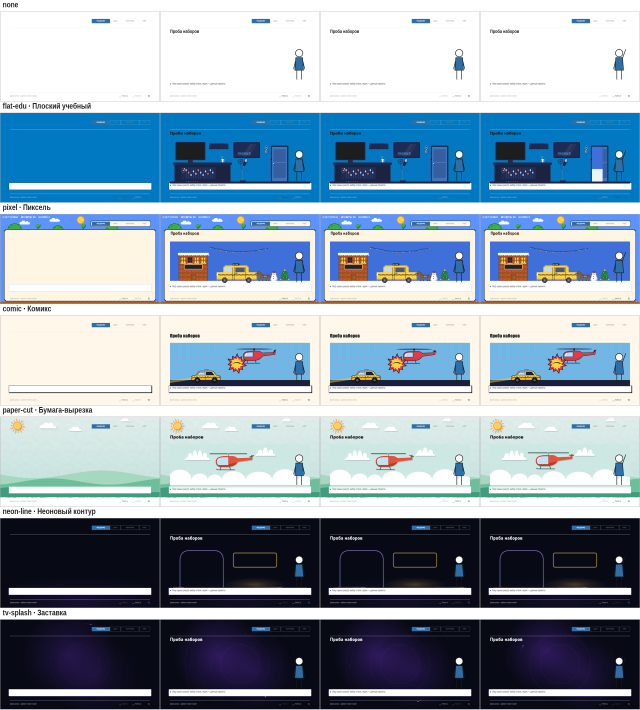
#> input picture motion-studio/catalog/img/kits-sheet.png, 1920 x 2128 px (shown at 1/3 size)
$ python -i cutout.py   (imports and definitions only)
#> lines starting #> are read from the running program, lines starting #| are printed output that depends on the picture; after the words box and inside, x2 and y2 are one past the last pixel; in counts of white or black regions, pixels touching at a corner belong together
### motion-studio/template/engine/deps.py
# -*- coding: utf-8 -*-
"""Чего не хватает на машине и чем это поставить — одно место для команд движка.

    import deps
    deps.need('imageio_ffmpeg')                                # первая строка команды: нет пакета — строка и код 2
    for name, command in deps.missing(chrome=True): ...        # [(имя, команда установки)]; пусто — всё на месте
    sys.exit(deps.run(main))                                   # точка входа: нехватка — одна строка, без трассировки

Что нужно движку: пакеты Python (Pillow, imageio-ffmpeg — с ним приходит ffmpeg; fontTools — только для
video/tools/fix_font.py), Node.js и набор Node в engine/video/node_modules — ссылка на общую установку
`~/.motion-studio/node_modules` (другая папка — переменная MOTION_NODE_MODULES), Chrome в кэше HyperFrames. Всё это
одной командой ставит `<скил>/tools/setup.py install`; здесь — только названия и команды, сам модуль ничего не ставит
и в сеть не ходит.

Набор Node и минимум Node нигде в коде не переписаны: это `dependencies` и `engines.node` файла
engine/video/package.json (сейчас gsap, hyperframes, lottie-web, puppeteer-core; Node 22). Минимум Python — PYTHON_MIN
здесь; его же называют tools/setup.py и RENDER.md пакета на рендер. Команды в подсказках зовут интерпретатор, которым
запущена сама команда (sys.executable): голый `python` на чужой машине может оказаться не тем или зависнуть.
"""
import importlib.util
import json
import os
import re
import shutil
import subprocess
import sys
from pathlib import Path

ENGINE = Path(__file__).resolve().parent
VIDEO = ENGINE / 'video'
NODE_MODULES = VIDEO / 'node_modules'
ENV_NODE_MODULES = 'MOTION_NODE_MODULES'
SHARED_HOME = '.motion-studio'                   # общая установка: ~/.motion-studio/node_modules
PACKAGE_JSON = VIDEO / 'package.json'            # набор Node (dependencies) и минимум Node (engines.node)
PYTHON = sys.executable or 'python'              # интерпретатор этой команды: им же зовут pip и setup.py в подсказках
PYTHON_MIN = (3, 10)                             # минимум Python: один на setup.py, RENDER.md пакета и документы
PY_PACKAGES = {'PIL': 'Pillow', 'imageio_ffmpeg': 'imageio-ffmpeg', 'fontTools': 'fonttools'}   # модуль → пакет pip
PY_REQUIRED = ('PIL', 'imageio_ffmpeg')          # без них не идёт ни сборка, ни проверка
NODE_INSTALL = 'winget install OpenJS.NodeJS.LTS  (или установщик LTS с https://nodejs.org)'


def _read_package():
    """(пакеты набора Node, минимум Node) из engine/video/package.json: dependencies и engines.node («>=22»)."""
    try:
        with open(PACKAGE_JSON, encoding='utf-8') as fh:
            data = json.load(fh)
        return tuple(sorted(data['dependencies'])), int(re.match(r'\s*>=\s*(\d+)', data['engines']['node']).group(1))
    except (OSError, ValueError, KeyError, TypeError, AttributeError) as e:
        raise SystemExit('ОШИБКА: не читается %s (%s: %s) — в нём набор Node движка (dependencies) и минимум Node '
                         '(engines.node «>=N»); движок скопирован не целиком' % (PACKAGE_JSON, type(e).__name__, e))


# [8 lines left out: function setup_command, not called in this run]


NODE_PACKAGES, NODE_MIN = _read_package()        # HyperFrames 0.9.x: engines.node >= 22
SETUP = setup_command()


# [6 lines left out: function shared_node_modules, not called in this run]


def pip_command(package):
    return '"%s" -m pip install %s' % (PYTHON, package)


# [73 lines left out: functions package_version, node_version, find_chrome, _importable, need, missing, not called in this run]


def report(lost):
    """Строки «нет X — поставь: команда» для печати."""
    return ['нет: %s — поставь: %s' % (name, cmd) for name, cmd in lost]


# [32 lines left out: functions explain, run, not called in this run]

### motion-studio/template/engine/tools/cutout.py
# -*- coding: utf-8 -*-
"""Вырезка предмета с ровного фона: PNG с прозрачностью, чистой кромкой и запасом поля под движение.

    python engine/tools/cutout.py <вход.png|jpg|webp> -o <выход.png> [--margin 0.15] [--tol 24] [--scale 1]
                                   [--model] [--sheet] [--bg "#3a6ea5"]

Обычный режим (PIL, без сети) — для картинки на ровном нейтральном фоне: так просят генерировать предметы
(`templates/picture-list.md`). Фон — цвет по четырём углам; фоном считаются пиксели, близкие к нему по всем каналам
(`--tol`) и связанные с краем листа. На кромке (3 px от фона) альфа — проекция цвета пикселя на прямую «фон → предмет»,
а цвет — обратное смешение с фоном (`C = a·F + (1 − a)·B`): предмет получает свой цвет, а не светлую кайму фона.
Дальше альфа сжимается на 1 px и растушёвывается на 0,6 px, цвет прозрачных пикселей ведётся к цвету предмета, чтобы
при масштабировании и сжатии видео не вылезал ореол. Образец — матовка открытки (`matte.py`), обобщённая с белого фона
на любой ровный.

--model — вместо цвета фона маску даёт `hyperframes remove-background` из общей установки (локальная модель
`u2net_human_seg`, на процессоре; ≈ 8 с на картинку 640×800, ≈ 340 МБ памяти). Нужны пакет onnxruntime-node 1.21.1
(`npm.cmd install onnxruntime-node@1.21.1 --save-exact` в общей папке `~/.motion-studio`; в набор шаблона он не входит,
и `npm ci` его уберёт) и веса (≈ 176 МБ, первый запуск скачивает их в `~/.cache/hyperframes/background-removal/models`;
дальше сети не нужно — проверено запретом сети в Node). Проверено на нарисованной фигуре на неровном фоне: фигура
вырезана, но с мусором — куски фона, похожие на человека, остались. Модель обучена на людях, предметы режет плохо: на
нарисованном яблоке с неровным фоном круг взят, а плодоножка и листок потеряны. Для предмета — ровный фон и вырезка по
цвету (без `--model`). Настоящее фото человека не пробовали. Нет общей установки — строка с командой.

--margin — запас поля вокруг предмета, доля большей стороны предмета (по умолчанию 0,15): вырезка обрезается по
предмету и обводится прозрачным полем, чтобы движение (качание, дыхание, рост) не упиралось в край. --scale — во
сколько раз уменьшить (или увеличить) результат; картинку просят вдвое больше нужного и уменьшают.
--sheet — контрольный лист рядом с результатом (`<выход>-sheet.png`): предмет на чёрном, белом и заданном `--bg`
фоне; ореол по кромке виден на чёрном, дыры — на белом.
"""
import argparse
import math
import os
import shutil
import subprocess
import sys
import tempfile
from pathlib import Path

sys.dont_write_bytecode = True
# [3 lines not run here, left out]
sys.path.insert(0, os.path.dirname(os.path.dirname(os.path.abspath(__file__))))      # <проект>/engine
import deps  # noqa: E402

TOL = 24            # допуск цвета фона по каждому каналу (шум JPEG, лёгкий градиент)
EDGE = 3            # px: ширина кромки, где считается смесь с фоном
CHOKE = 1           # px: на сколько альфа сжата внутрь (против светлой каймы)
FEATHER = 0.6       # px: растушёвка альфы после сжатия
MIN_CONTRAST = 900  # |предмет − фон|²: меньше — предмет цветом сливается с фоном, смесь не разделить, альфа = 1
CORNER = 0.04       # доля стороны: угловой участок, по которому берётся цвет фона
VISIBLE = 8         # альфа выше этого — предмет есть (для рамки и поля)
HF_BIN_REL = ('hyperframes', 'bin', 'hyperframes.mjs')
MODEL_NAME = 'u2net_human_seg'


# [7 lines left out: function parse_color, not called in this run]


def background_color(img):
    """Цвет фона: медиана по четырём угловым участкам. Возвращает (цвет, разброс между углами по каналам)."""
    from PIL import ImageStat
    w, h = img.size
    pw, ph = max(2, int(w * CORNER)), max(2, int(h * CORNER))
    boxes = [(0, 0, pw, ph), (w - pw, 0, w, ph), (0, h - ph, pw, h), (w - pw, h - ph, w, h)]
    cols = [ImageStat.Stat(img.crop(b)).median[:3] for b in boxes]
    med = tuple(sum(sorted(c[i] for c in cols)[1:3]) / 2 for i in range(3))     # среднее двух средних из четырёх
    spread = max(max(c[i] for c in cols) - min(c[i] for c in cols) for i in range(3))
    return tuple(int(round(v)) for v in med), spread


def _near_bg(img, bg, tol):
    """L-маска: 255 там, где пиксель в пределах tol от цвета фона по каждому каналу."""
    from PIL import Image, ImageChops
    diff = ImageChops.difference(img.convert('RGB'), Image.new('RGB', img.size, bg))
    out = None
    for ch in diff.split():
        m = ch.point(lambda v: 255 if v <= tol else 0)
        out = m if out is None else ImageChops.darker(out, m)
    return out


def background_mask(img, tol=TOL, bg=None):
    """L-маска фона (255): пиксели цвета фона, связанные с краем листа. Связность считается на уменьшенной копии,
    затем маска уточняется до пикселя и прорастает в соседние пиксели цвета фона."""
    from collections import deque
    from PIL import Image, ImageChops, ImageFilter
    img = img.convert('RGB')
    w, h = img.size
    if bg is None:
        bg, _ = background_color(img)
    cand = _near_bg(img, bg, tol)
    f = max(1, math.ceil(max(w, h) / 600))
    sw, sh = max(1, w // f), max(1, h // f)
    small = cand.resize((sw, sh), Image.BOX).point(lambda v: 255 if v >= 250 else 0)
    sd = small.tobytes()
    seen = bytearray(sw * sh)
    q = deque()
    for x in range(sw):
        for y in (0, sh - 1):
            i = y * sw + x
            if sd[i] and not seen[i]:
                seen[i] = 1
                q.append(i)
    for y in range(sh):
        for x in (0, sw - 1):
            i = y * sw + x
            if sd[i] and not seen[i]:
                seen[i] = 1
                q.append(i)
    while q:
        i = q.popleft()
        y, x = divmod(i, sw)
        for j in ((i - 1) if x > 0 else -1, (i + 1) if x < sw - 1 else -1, (i - sw) if y > 0 else -1, (i + sw) if y < sh - 1 else -1):
            if j >= 0 and sd[j] and not seen[j]:
                seen[j] = 1
                q.append(j)
    comp = Image.frombytes('L', (sw, sh), bytes(255 if v else 0 for v in seen)).resize((w, h), Image.NEAREST)
    bgm = ImageChops.darker(comp, cand)
    for _ in range(f * 2 + 2):                              # прорастание в пиксели цвета фона у границ блоков
        bgm = ImageChops.lighter(bgm, ImageChops.darker(bgm.filter(ImageFilter.MaxFilter(3)), cand))
    return bgm


def _subject_color(rgb, core):
    """Цвет предмета у кромки: усреднение ближних пикселей ядра (далеких от фона) с растеканием по радиусам."""
    from PIL import Image, ImageChops, ImageFilter, ImageMath
    r, g, b = rgb.split()
    prem = [ImageChops.multiply(c, core) for c in (r, g, b)]
    est = None
    for rad in (16, 6, 2):
        den = core.filter(ImageFilter.GaussianBlur(rad))
        ok = den.point(lambda v: 255 if v >= 4 else 0)
        cur = [ImageMath.lambda_eval(lambda e: e['n'] * 255.0 / (e['d'] + (e['d'] == 0)),
                                     n=p.filter(ImageFilter.GaussianBlur(rad)).convert('F'), d=den.convert('F')).convert('L')
               for p in prem]
        est = cur if est is None else [Image.composite(c, o, ok) for c, o in zip(cur, est)]
    return est


def cutout(img, tol=TOL, bg=None):
    """RGB-исходник на ровном фоне → RGBA-вырезка того же размера (поле и обрезка — `add_margin`)."""
    from PIL import Image, ImageChops, ImageFilter
    img = img.convert('RGB')
    w, h = img.size
    if bg is None:
        bg, _ = background_color(img)
    mask = background_mask(img, tol, bg)
    near = mask.filter(ImageFilter.MaxFilter(2 * EDGE + 1))                 # фон и кромка вокруг него
    core = ImageChops.invert(mask.filter(ImageFilter.MaxFilter(2 * EDGE + 3)))
    est = _subject_color(img, core)
    r, g, b = (bytearray(c.tobytes()) for c in img.split())
    fr, fg, fb = (c.tobytes() for c in est)
    mk, nr = mask.tobytes(), near.tobytes()
    alpha = bytearray(b'\xff' * (w * h))
    for i, v in enumerate(nr):
        if not v:
            continue
        if mk[i]:
            alpha[i] = 0
            continue
        dr, dg, db = fr[i] - bg[0], fg[i] - bg[1], fb[i] - bg[2]
        dd = dr * dr + dg * dg + db * db
        if dd < MIN_CONTRAST:
            continue
        a = ((r[i] - bg[0]) * dr + (g[i] - bg[1]) * dg + (b[i] - bg[2]) * db) / dd
        a = min(1.0, max(0.0, a))
        if a < 0.03:
            alpha[i] = 0
            continue
        if a > 0.97:
            continue
        alpha[i] = round(a * 255)
        for ch, bc, fc in ((r, bg[0], fr[i]), (g, bg[1], fg[i]), (b, bg[2], fb[i])):
            un = (ch[i] - (1 - a) * bc) / a
            un = min(255.0, max(0.0, un))
            ch[i] = round(fc + (un - fc) * a * a)
    return _finish(Image.merge('RGB', [Image.frombytes('L', (w, h), bytes(c)) for c in (r, g, b)]),
                   Image.frombytes('L', (w, h), bytes(alpha)), est)


def _finish(rgb, alpha, est):
    """Сжатие и растушёвка альфы; цвет пикселей, где альфа не полная, — цвет предмета (est), если исходного нет."""
    from PIL import Image, ImageChops, ImageFilter
    a = alpha
    for _ in range(CHOKE):
        a = a.filter(ImageFilter.MinFilter(3))
    a = a.filter(ImageFilter.GaussianBlur(FEATHER))
    # где исходная альфа нулевая — цвета предмета нет, берём оценку; где частичная — смешанный цвет, он уже очищен
    zero = alpha.point(lambda v: 255 if v == 0 else 0)
    chans = [Image.composite(e, c, zero) for c, e in zip(rgb.split(), est)]
    return Image.merge('RGBA', chans + [a])


# [15 lines left out: function refine_model, not called in this run]


def add_margin(rgba, margin=0.15):
    """Обрезать по предмету и обвести прозрачным полем margin × большая сторона предмета с каждой стороны."""
    from PIL import Image
    box = rgba.split()[3].point(lambda v: 255 if v > VISIBLE else 0).getbbox()
    if box is None:
        raise SystemExit('ОШИБКА: на картинке не нашлось предмета — вся она оказалась фоном. Проверь фон и --tol')
    sub = rgba.crop(box)
    pad = int(round(margin * max(sub.size)))
    out = Image.new('RGBA', (sub.width + 2 * pad, sub.height + 2 * pad), (0, 0, 0, 0))
    out.paste(sub, (pad, pad))
    return out


# [66 lines left out: functions sheet, hyperframes_bin, ffprobe_path, run_model, not called in this run]


def process(src, dst, margin=0.15, tol=TOL, scale=1.0, model=False, sheet_bg=None, make_sheet=False):
    """Вырезать src → dst (PNG); вернуть путь листа или None."""
#> called with src = '../../../catalog/img/kits-sheet.png', dst = 'out.png', margin = 0.15, tol = 24, scale = 1, model = False, make_sheet = False
    from PIL import Image
    src, dst = str(src), str(dst)
    if model:
        with tempfile.TemporaryDirectory() as tmp:
            raw = os.path.join(tmp, 'model.png')
            run_model(src, raw)
            res = refine_model(Image.open(raw))
    else:
        res = cutout(Image.open(src), tol)
#> in cutout, img is the input picture: PIL image 1920x2128 RGB; mean R, G, B 145.7, 162.4, 177
#> in background_color, `cols = [ImageStat.Stat(img.crop(b)).median[:3] for b in boxes]`: cols = [[255, 255, 255], [255, 255, 255], [7, 9, 20], [7, 9, 20]]
#> in background_color, `med = tuple(sum(sorted(c[i] for c in cols)[1:3]) / 2 for i in range(3))`: med = (131, 132, 137.5)
#> in background_color, `spread = max(max(c[i] for c in cols) - min(c[i] for c in cols) for i i..`: spread = 248
#> in cutout, `bg, _ = background_color(img)`: bg = (131, 132, 138)
#> in _near_bg, `diff = ImageChops.difference(img.convert('RGB'), Image.new('RGB', img...`:
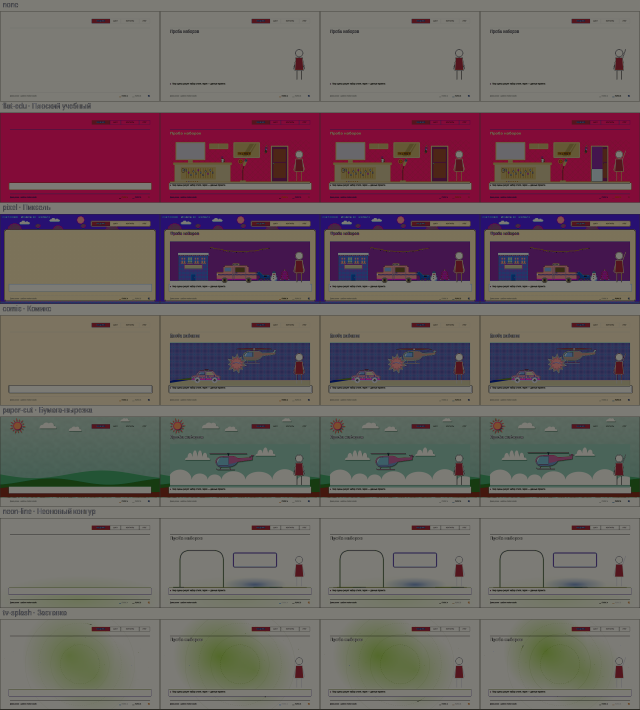
#> diff: PIL image 1920x2128 RGB (shown at 1/3 size); mean R, G, B 108.8, 95.7, 96.4
#> the loop in _near_bg, `for ch in diff.split():` made 3 passes
#> pass 1, in _near_bg, `m = ch.point(lambda v: 255 if v <= tol else 0)`:
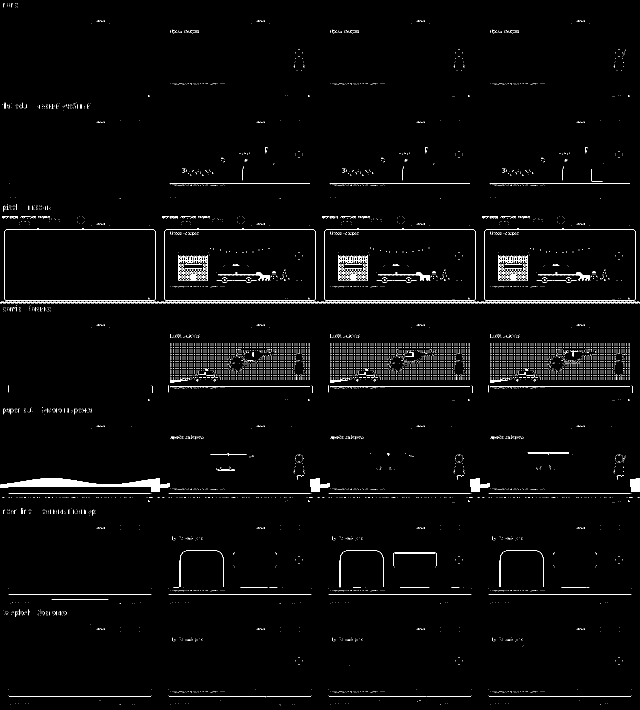
#> m: PIL image 1920x2128 L (shown at 1/3 size); 1.5% white; 15847 white regions (15699 under 20 px), largest, box (x1, y1, x2, y2) and area: (1, 1435, 479, 1476) 7253, (13, 689, 467, 903) 1312, (493, 689, 947, 903) 1312
#> after the loop in _near_bg, `for ch in diff.split():`:
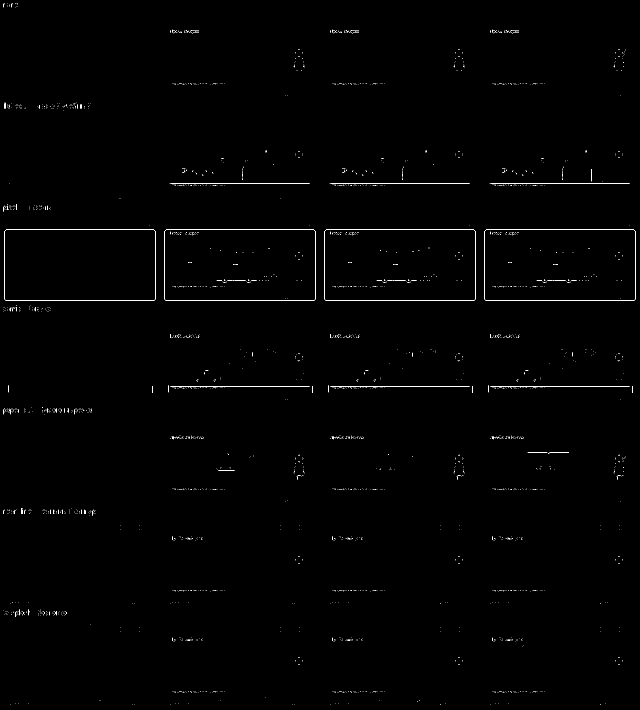
#> out: PIL image 1920x2128 L (shown at 1/3 size); 0.34% white in thin lines or dots
#> in _subject_color, `r, g, b = rgb.split()`:
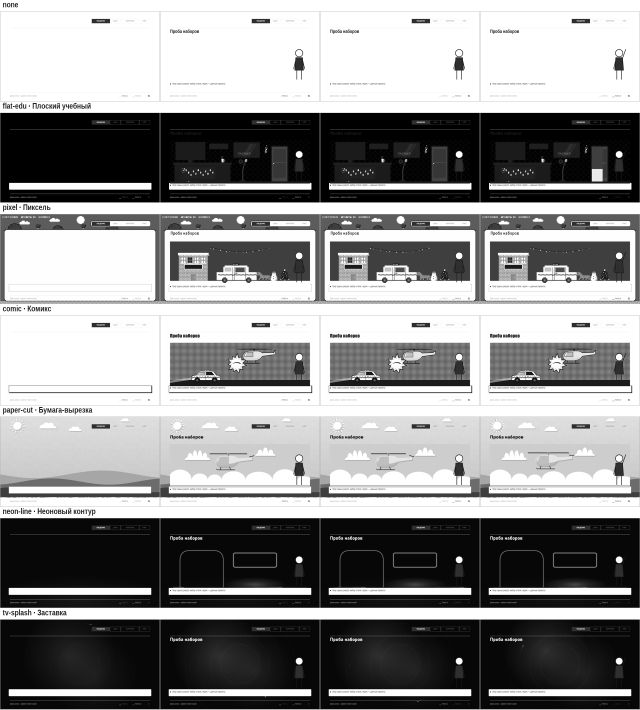
#> r: PIL image 1920x2128 L (shown at 1/3 size); min 0, max 255, mean 145.7
#> in _subject_color, `r, g, b = rgb.split()`:
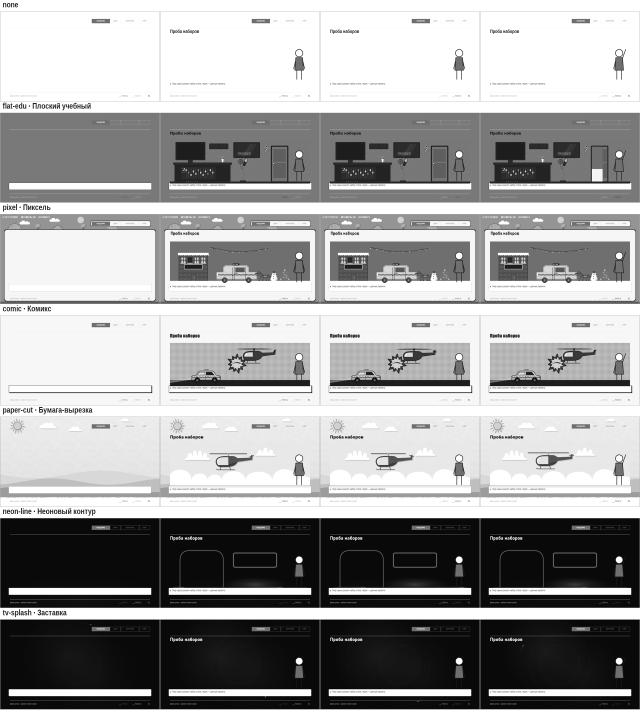
#> g: PIL image 1920x2128 L (shown at 1/3 size); min 0, max 255, mean 162.4
#> in _subject_color, `r, g, b = rgb.split()`:
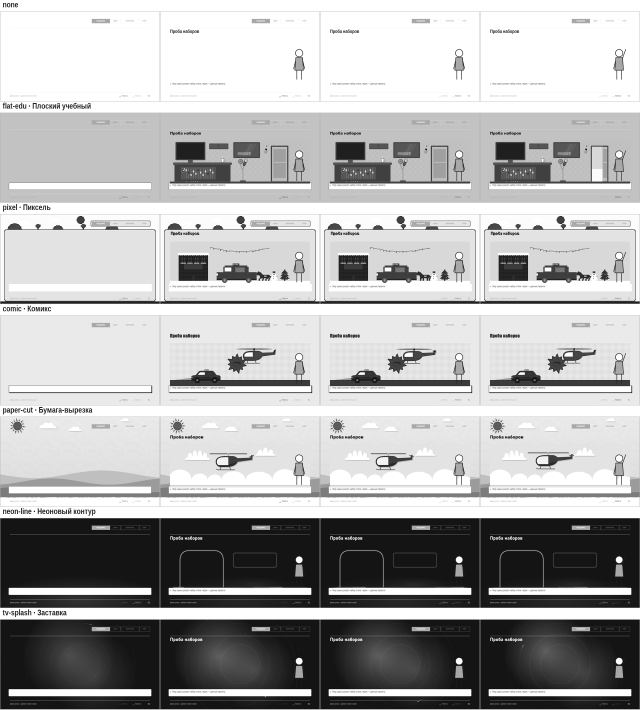
#> b: PIL image 1920x2128 L (shown at 1/3 size); min 0, max 255, mean 177
#> in _subject_color, `prem = [ImageChops.multiply(c, core) for c in (r, g, b)]`: prem = 3 items
    res = add_margin(res, margin)
#> in add_margin, `box = rgba.split()[3].point(lambda v: 255 if v > VISIBLE else 0).getbb..`: box = (0, 0, 1920, 2128)
#> in add_margin, `out.paste(sub, (pad, pad))`:
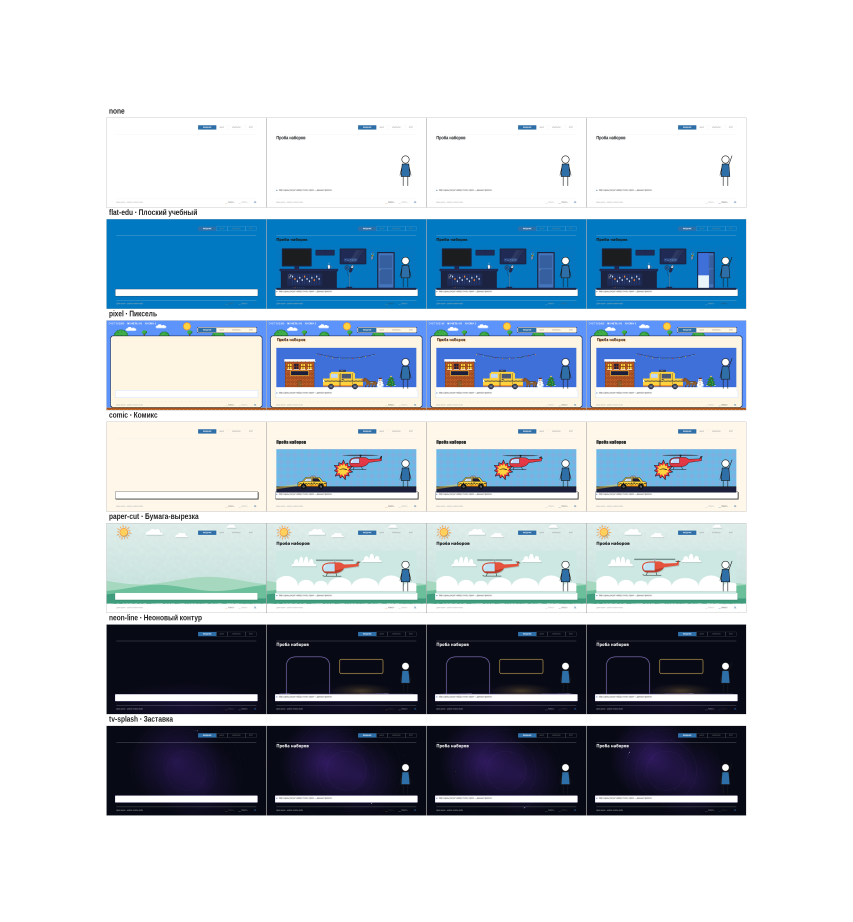
#> out: PIL image 2558x2766 RGBA (shown at 1/3 size); mean R, G, B, A 84.1, 93.8, 102.2, 147.3; transparent parts drawn white
    if scale != 1:
        res = res.resize((max(1, round(res.width * scale)), max(1, round(res.height * scale))), Image.LANCZOS)
    os.makedirs(os.path.dirname(os.path.abspath(dst)), exist_ok=True)
    res.save(dst)
    if not make_sheet:
        return None
    path = os.path.splitext(dst)[0] + '-sheet.png'
    sheet(res, sheet_bg or parse_color('#3a6ea5')).save(path)
    return path


# [19 lines left out: function main, not called in this run]


# [2 lines not run here, left out]

>>> result = process('../../../catalog/img/kits-sheet.png', 'out.png')
